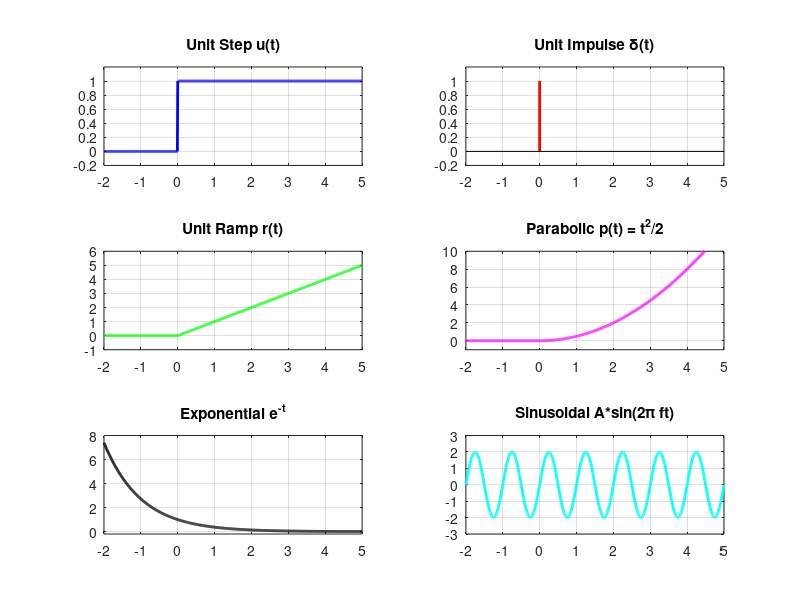

MATLAB code for this plot:
clc; clear all; close all;

t=-2:0.01:5;

%% Unit stem funtion u(t)
u = t>=0;

%% Unit Impulse funtion 
delta = abs(t)<0.005;

%% Unit ramp function r(t)
r=t.*(t>=0);

%% Parabolic function P(t)
p=0.5*(t.^2).*(t>=0);

%% Exponential Function e(t)
a=1; %decay
ex = exp(-a * t);

%% Sinusoidal signal x(t)
A=2; %amplitude
f=1; %frequency(1Hz)
s=A*sin(2*pi*f*t);

%% Plotting
figure('Name','Standard','Color','w');

%1 Unit step
subplot(3,2,1);
plot(t,u,'LineWidth',2,'Color','b');
axis([-2 5 -0.2 1.2]);grid on;
title('Unit Step u(t)');

%2 Unit Impulse 
subplot(3,2,2);

stem(t(1:10:end),delta(1:10:end),"LineWidth",2,'Color','r','Marker','none');
axis([-2 5 -0.2 1.2]);grid on;
title('Unit Impulse \delta(t)');

%3 Unit ramp
subplot(3,2,3);
plot(t,r,'LineWidth',2,'Color','g');
axis([-2 5 -1 6]);grid on;
title('Unit Ramp r(t)');

% 4. Parabolic
subplot(3, 2, 4);
plot(t, p, 'LineWidth', 2, 'Color', 'm');
axis([-2 5 -1 10]); grid on;
title('Parabolic p(t) = t^2/2');

% 5. Exponential
subplot(3, 2, 5);
plot(t, ex, 'LineWidth', 2, 'Color', 'k');
axis([-2 5 -0.2 8]); grid on;
title('Exponential e^{-t}');

% 6. Sinusoidal
subplot(3, 2, 6);
plot(t, s, 'LineWidth', 2, 'Color', 'c');
axis([-2 5 -3 3]); grid on;
title('Sinusoidal A*sin(2\pi ft)');
